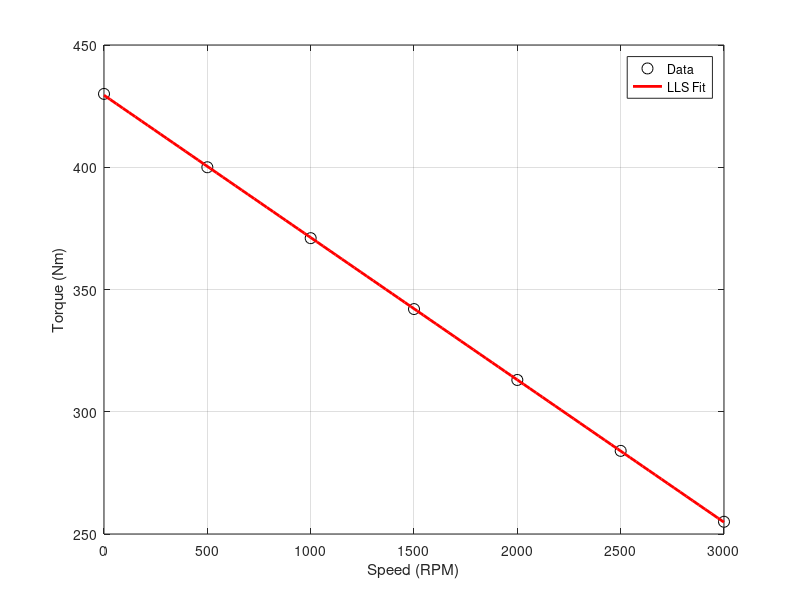

Reproduce this figure in MATLAB.
% Example: fit T = a + b*N to torque data
N_data = [0, 500, 1000, 1500, 2000, 2500, 3000];
T_data = [430, 400, 371, 342, 313, 284, 255];

% Build regressor matrix [1, N] for affine fit T = a + b*N
A = [ones(length(N_data), 1), N_data'];

% Least squares solution
coeffs = A \ T_data';

a = coeffs(1);  % intercept
b = coeffs(2);  % slope

fprintf('T = %.2f + %.4f * N\n', a, b);

% Plot fit vs data
N_fit = linspace(0, 3000, 100);
T_fit = a + b * N_fit;

figure;
plot(N_data, T_data, 'ko', 'MarkerSize', 8, 'DisplayName', 'Data'); hold on;
plot(N_fit,  T_fit,  'r-', 'LineWidth', 2, 'DisplayName', 'LLS Fit');
legend; grid on;
xlabel('Speed (RPM)'); ylabel('Torque (Nm)');
